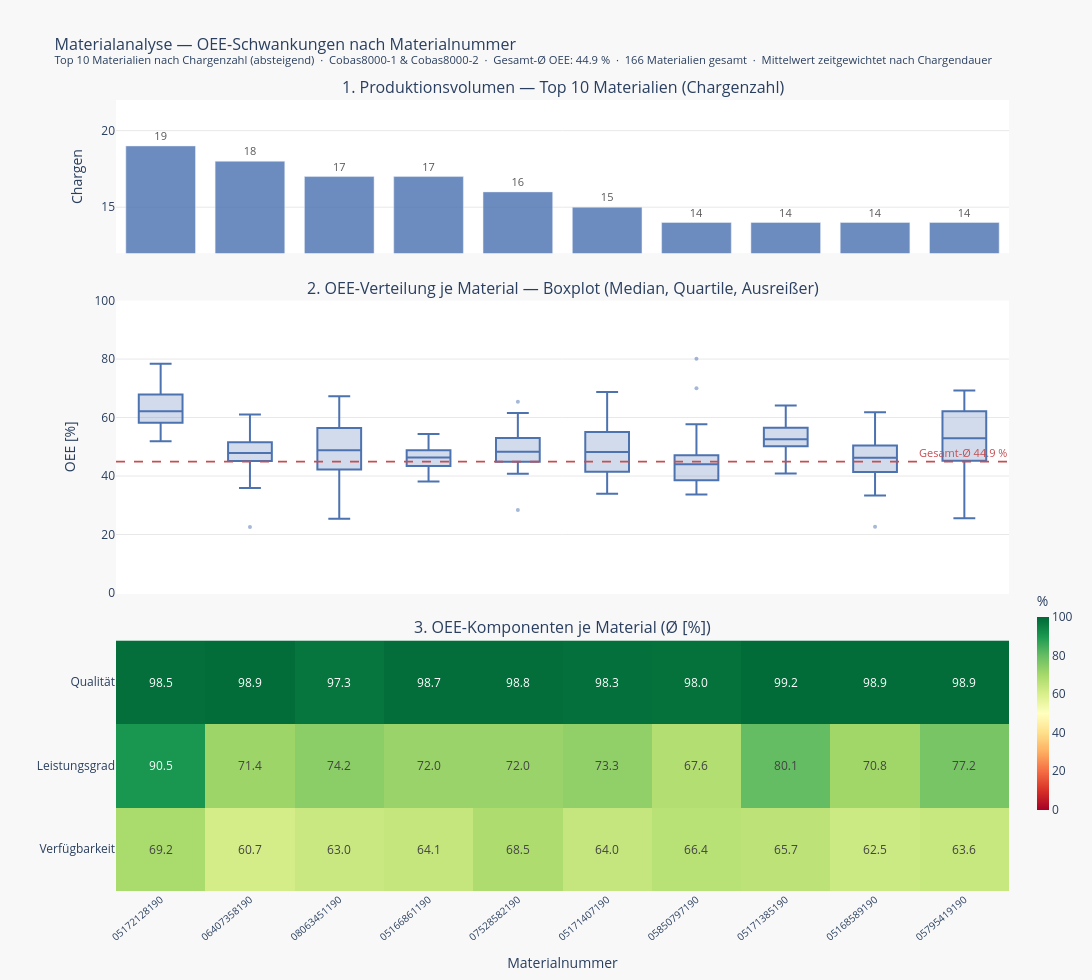

The code cell stored with this chart in its notebook:
### Code cell
import plotly.graph_objects as go
from plotly.subplots import make_subplots

# ── 8 · Materialanalyse — Visualisierung ─────────────────────────────────────
#
# Drei gestapelte Teildiagramme (gemeinsame X-Achse = Materialnummer):
#   ① Chargenzahl je Material   → Produktionsvolumen
#   ② Ø OEE ± σ je Material     → Leistungsniveau & Schwankungsbreite
#   ③ Heatmap OEE-Komponenten   → Wo liegt der OEE-Verlust je Material?
#
# Materialien links = höchstes Volumen (absteigend sortiert).

labels    = mat_top[MATERIAL_COL].tolist()
overall_m = np.average(df_both["oee_pct"], weights=df_both["duration_min"])

fig = make_subplots(
    rows=3, cols=1,
    shared_xaxes=True,
    vertical_spacing=0.06,
    subplot_titles=(
        f"1. Produktionsvolumen — Top {TOP_N} Materialien (Chargenzahl)",
        "2. OEE-Verteilung je Material — Boxplot (Median, Quartile, Ausreißer)",
        "3. OEE-Komponenten je Material (Ø [%])",
    ),
    row_heights=[0.22, 0.42, 0.36],
)

# ── ① Volumen-Balken ──────────────────────────────────────────────────────
chargen_vals = mat_top["chargen"].tolist()
fig.add_trace(
    go.Bar(
        x             = labels,
        y             = chargen_vals,
        name          = "Chargenzahl",
        marker_color  = "#4C72B0",
        opacity       = 0.82,
        text          = chargen_vals,
        textposition  = "outside",
        textfont      = dict(size=11, color="#333333"),
        hovertemplate = (
            "<b>Material %{x}</b><br>"
            "Chargen: %{y}<br>"
            "Gesamtmenge: %{customdata:,.0f}"
            "<extra></extra>"
        ),
        customdata = mat_top["qty_total"].tolist(),
    ),
    row=1, col=1,
)

# ── ② Boxplot OEE-Verteilung je Material ────────────────────────────────
df_box = df_both[df_both[MATERIAL_COL].isin(labels)].copy()
df_box[MATERIAL_COL] = pd.Categorical(df_box[MATERIAL_COL], categories=labels, ordered=True)
df_box = df_box.sort_values(MATERIAL_COL)

fig.add_trace(
    go.Box(
        x             = df_box[MATERIAL_COL].astype(str),
        y             = df_box["oee_pct"],
        name          = "OEE-Verteilung",
        marker_color  = "#4C72B0",
        line_color    = "#4C72B0",
        fillcolor     = "rgba(76, 114, 176, 0.25)",
        boxpoints     = "outliers",
        jitter        = 0,
        marker        = dict(size=4, opacity=0.5),
        hovertemplate = (
            "<b>Material %{x}</b><br>"
            "OEE: %{y:.1f} %"
            "<extra></extra>"
        ),
    ),
    row=2, col=1,
)

# Gesamt-Ø Referenzlinie (zeitgewichtet)
fig.add_hline(
    y                   = overall_m,
    line                = dict(color="#C44E52", width=1.8, dash="dash"),
    annotation_text     = f"Gesamt-Ø {overall_m:.1f} %",
    annotation_position = "top right",
    annotation_font     = dict(color="#C44E52", size=11),
    row=2, col=1,
)

# ── ③ Heatmap OEE-Komponenten ─────────────────────────────────────────────
comp_matrix = [
    mat_top["avail_mean"].round(1).tolist(),
    mat_top["perf_mean"].round(1).tolist(),
    mat_top["qual_mean"].round(1).tolist(),
]
comp_labels = ["Verfügbarkeit", "Leistungsgrad", "Qualität"]

fig.add_trace(
    go.Heatmap(
        z             = comp_matrix,
        x             = labels,
        y             = comp_labels,
        colorscale    = "RdYlGn",
        zmin          = 0,
        zmax          = 100,
        text          = [[f"{v:.1f}" for v in row] for row in comp_matrix],
        texttemplate  = "%{text}",
        hovertemplate = (
            "<b>Material %{x}</b><br>"
            "%{y}: %{z:.1f} %"
            "<extra></extra>"
        ),
        showscale = True,
        colorbar  = dict(
            title     = "%",
            thickness = 12,
            len       = 0.30,
            y         = 0.09,
            yanchor   = "bottom",
        ),
    ),
    row=3, col=1,
)

# ── Layout ────────────────────────────────────────────────────────────────
fig.update_layout(
    title = dict(
        text = (
            f"Materialanalyse — OEE-Schwankungen nach Materialnummer<br>"
            f"<sup>Top {TOP_N} Materialien nach Chargenzahl (absteigend)  ·  "
            f"Cobas8000-1 & Cobas8000-2  ·  "
            f"Gesamt-Ø OEE: {overall_m:.1f} %  ·  "
            f"{len(mat_stats)} Materialien gesamt  ·  Mittelwert zeitgewichtet nach Chargendauer</sup>"
        ),
        font = dict(size=16),
    ),
    height        = 980,
    width         = 1100,
    plot_bgcolor  = "white",
    paper_bgcolor = "#f8f8f8",
    showlegend    = False,
    hovermode     = "x unified",
    bargap        = 0.22,
)

chargen_min = min(chargen_vals)
chargen_max = max(chargen_vals)
fig.update_yaxes(title_text="Chargen",
                 range=[chargen_min - 2, chargen_max + 3],
                 showgrid=True, gridcolor="#e8e8e8", row=1, col=1)
fig.update_yaxes(title_text="OEE [%]",  range=[0, 100],
                 showgrid=True, gridcolor="#e8e8e8", row=2, col=1)
fig.update_yaxes(title_text="",         row=3, col=1)
fig.update_xaxes(title_text="Materialnummer",
                 tickangle=-40, tickfont=dict(size=10), row=3, col=1)

fig.show()

### Figure 1 — Plotly figure (JSON) as saved in the notebook; plotly's stock layout.template omitted (floating-point values rounded to 4 significant figures; data arrays with more than 128 entries replaced by an {"elided": "..."} marker saying what was removed)
{"data": [{"customdata": [1045686, 674545, 1004692, 654110, 810086, 396362, 440512, 602082, 641161, 432440], "hovertemplate": "<b>Material %{x}</b><br>Chargen: %{y}<br>Gesamtmenge: %{customdata:,.0f}<extra></extra>", "marker": {"color": "#4C72B0"}, "name": "Chargenzahl", "opacity": 0.82, "text": ["19", "18", "17", "17", "16", "15", "14", "14", "14", "14"], "textfont": {"color": "#333333", "size": 11}, "textposition": "outside", "type": "bar", "x": ["05172128190", "06407358190", "08063451190", "05166861190", "07528582190", "05171407190", "05850797190", "05171385190", "05168589190", "05795419190"], "xaxis": "x", "y": [19, 18, 17, 17, 16, 15, 14, 14, 14, 14], "yaxis": "y"}, {"boxpoints": "outliers", "fillcolor": "rgba(76, 114, 176, 0.25)", "hovertemplate": "<b>Material %{x}</b><br>OEE: %{y:.1f} %<extra></extra>", "jitter": 0, "line": {"color": "#4C72B0"}, "marker": {"color": "#4C72B0", "opacity": 0.5, "size": 4}, "name": "OEE-Verteilung", "type": "box", "x": {"elided": "158 str values"}, "xaxis": "x2", "y": {"elided": "158 float values"}, "yaxis": "y2"}, {"colorbar": {"len": 0.3, "thickness": 12, "title": {"text": "%"}, "y": 0.09, "yanchor": "bottom"}, "colorscale": [[0, "rgb(165,0,38)"], [0.1, "rgb(215,48,39)"], [0.2, "rgb(244,109,67)"], [0.3, "rgb(253,174,97)"], [0.4, "rgb(254,224,139)"], [0.5, "rgb(255,255,191)"], [0.6, "rgb(217,239,139)"], [0.7, "rgb(166,217,106)"], [0.8, "rgb(102,189,99)"], [0.9, "rgb(26,152,80)"], [1, "rgb(0,104,55)"]], "hovertemplate": "<b>Material %{x}</b><br>%{y}: %{z:.1f} %<extra></extra>", "showscale": true, "text": [["69.2", "60.7", "63.0", "64.1", "68.5", "64.0", "66.4", "65.7", "62.5", "63.6"], ["90.5", "71.4", "74.2", "72.0", "72.0", "73.3", "67.6", "80.1", "70.8", "77.2"], ["98.5", "98.9", "97.3", "98.7", "98.8", "98.3", "98.0", "99.2", "98.9", "98.9"]], "texttemplate": "%{text}", "type": "heatmap", "x": ["05172128190", "06407358190", "08063451190", "05166861190", "07528582190", "05171407190", "05850797190", "05171385190", "05168589190", "05795419190"], "xaxis": "x3", "y": ["Verfügbarkeit", "Leistungsgrad", "Qualität"], "yaxis": "y3", "z": [[69.2, 60.7, 63, 64.1, 68.5, 64, 66.4, 65.7, 62.5, 63.6], [90.5, 71.4, 74.2, 72, 72, 73.3, 67.6, 80.1, 70.8, 77.2], [98.5, 98.9, 97.3, 98.7, 98.8, 98.3, 98, 99.2, 98.9, 98.9]], "zmax": 100, "zmin": 0}], "layout": {"annotations": [{"font": {"size": 16}, "showarrow": false, "text": "1. Produktionsvolumen — Top 10 Materialien (Chargenzahl)", "x": 0.5, "xanchor": "center", "xref": "paper", "y": 1.0, "yanchor": "bottom", "yref": "paper"}, {"font": {"size": 16}, "showarrow": false, "text": "2. OEE-Verteilung je Material — Boxplot (Median, Quartile, Ausreißer)", "x": 0.5, "xanchor": "center", "xref": "paper", "y": 0.7464, "yanchor": "bottom", "yref": "paper"}, {"font": {"size": 16}, "showarrow": false, "text": "3. OEE-Komponenten je Material (Ø [%])", "x": 0.5, "xanchor": "center", "xref": "paper", "y": 0.3168, "yanchor": "bottom", "yref": "paper"}, {"font": {"color": "#C44E52", "size": 11}, "showarrow": false, "text": "Gesamt-Ø 44.9 %", "x": 1, "xanchor": "right", "xref": "x2 domain", "y": 44.94, "yanchor": "bottom", "yref": "y2"}], "bargap": 0.22, "height": 980, "hovermode": "x unified", "paper_bgcolor": "#f8f8f8", "plot_bgcolor": "white", "shapes": [{"line": {"color": "#C44E52", "dash": "dash", "width": 1.8}, "type": "line", "x0": 0, "x1": 1, "xref": "x2 domain", "y0": 44.94, "y1": 44.94, "yref": "y2"}], "showlegend": false, "title": {"font": {"size": 16}, "text": "Materialanalyse — OEE-Schwankungen nach Materialnummer<br><sup>Top 10 Materialien nach Chargenzahl (absteigend)  ·  Cobas8000-1 & Cobas8000-2  ·  Gesamt-Ø OEE: 44.9 %  ·  166 Materialien gesamt  ·  Mittelwert zeitgewichtet nach Chargendauer</sup>"}, "width": 1100, "xaxis": {"anchor": "y", "domain": [0, 1], "matches": "x3", "showticklabels": false}, "xaxis2": {"anchor": "y2", "domain": [0, 1], "matches": "x3", "showticklabels": false}, "xaxis3": {"anchor": "y3", "domain": [0, 1], "tickangle": -40, "tickfont": {"size": 10}, "title": {"text": "Materialnummer"}}, "yaxis": {"anchor": "x", "domain": [0.8064, 1.0], "gridcolor": "#e8e8e8", "range": [12, 22], "showgrid": true, "title": {"text": "Chargen"}}, "yaxis2": {"anchor": "x2", "domain": [0.3768, 0.7464], "gridcolor": "#e8e8e8", "range": [0, 100], "showgrid": true, "title": {"text": "OEE [%]"}}, "yaxis3": {"anchor": "x3", "domain": [0, 0.3168], "title": {"text": ""}}}}
